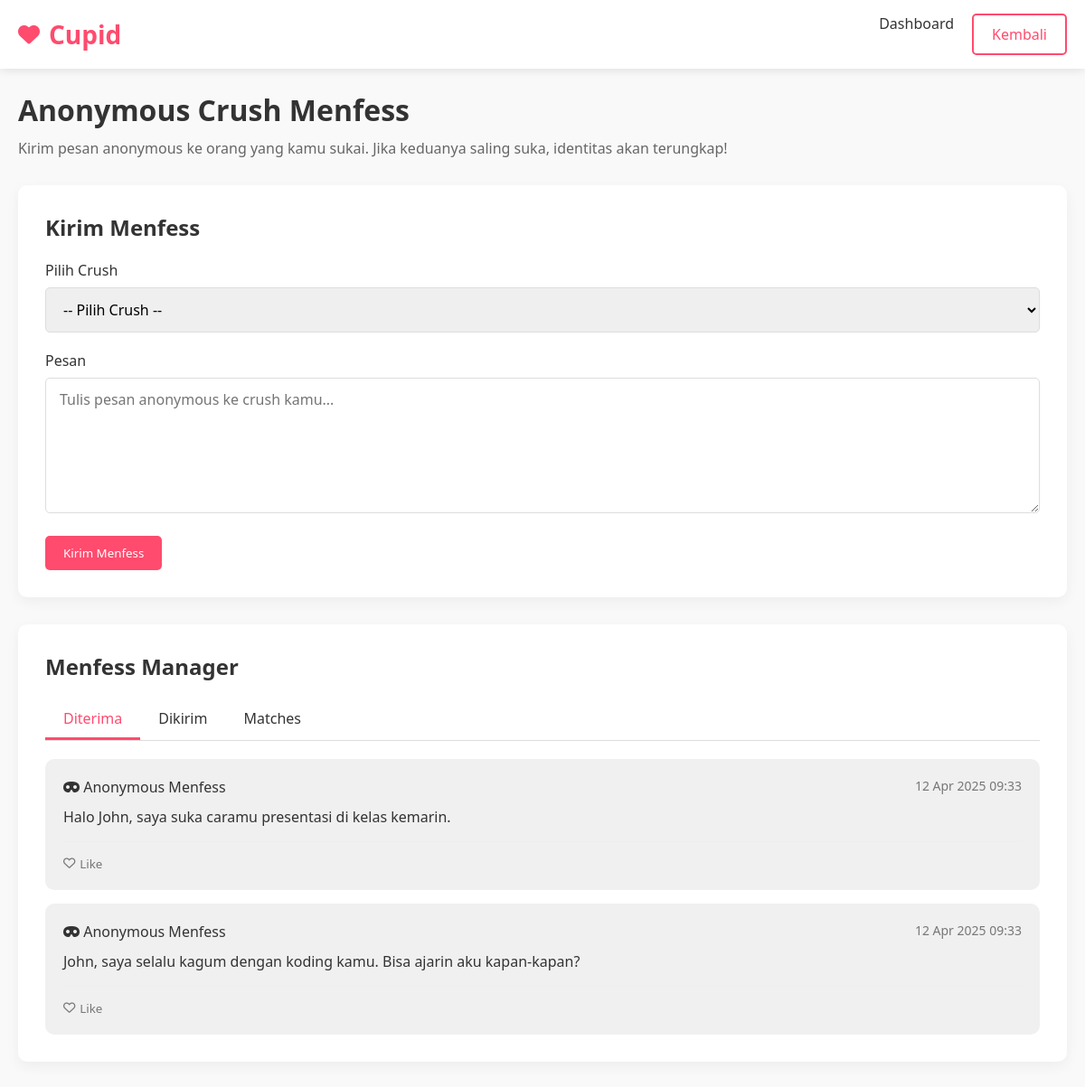
/menfess.php (signed in), run on the app's committed database.
### tables this page shows
CREATE TABLE IF NOT EXISTS menfess (
    id INT AUTO_INCREMENT PRIMARY KEY,
    sender_id INT NOT NULL,
    receiver_id INT NOT NULL,
    message TEXT NOT NULL,
    is_anonymous BOOLEAN DEFAULT TRUE,
    is_revealed BOOLEAN DEFAULT FALSE,
    created_at TIMESTAMP DEFAULT CURRENT_TIMESTAMP,
    FOREIGN KEY (sender_id) REFERENCES users(id) ON DELETE CASCADE,
    FOREIGN KEY (receiver_id) REFERENCES users(id) ON DELETE CASCADE
);

### menfess.php (the view, shortened to what this page needs)
<?php
$servername = "localhost";
$username = "root";
$password = "";
$dbname = "cupid_db";
$conn = new mysqli($servername, $username, $password, $dbname);
$user_id = $_SESSION['user_id'];
$received_sql = "SELECT m.*,
                (SELECT COUNT(*) FROM menfess_likes WHERE menfess_id = m.id) as like_count,
                (SELECT COUNT(*) FROM menfess_likes WHERE menfess_id = m.id AND user_id = ?) as user_liked
                FROM menfess m
                WHERE m.receiver_id = ?
                ORDER BY m.created_at DESC";
$received_stmt = $conn->prepare($received_sql);
$received_stmt->bind_param("ii", $user_id, $user_id);
$received_stmt->execute();
$received_result = $received_stmt->get_result();
$received_menfess = [];
while ($row = $received_result->fetch_assoc()) {
    $received_menfess[] = $row;
}
?>
<!DOCTYPE html>
<html lang="id">
<head>
    <link href="https://cdnjs.cloudflare.com/ajax/libs/font-awesome/6.0.0-beta3/css/all.min.css" rel="stylesheet">
</head>
<body>
    <header>
        <div class="container">
            <div class="header-content">
                <a href="cupid.php" class="logo">
                    <i class="fas fa-heart"></i> Cupid
                </a>
                <nav>
                    <ul>
                        <li><a href="dashboard.php">Dashboard</a></li>
                        <li>
                            <a href="dashboard.php?page=menfess" class="btn btn-outline">Kembali</a>
                        </li>
                    </ul>
                </nav>
            </div>
        </div>
    </header>
    <section class="menfess-container">
        <div class="container">
            <div class="page-header">
                <h1>Anonymous Crush Menfess</h1>
                <p>Kirim pesan anonymous ke orang yang kamu sukai. Jika keduanya saling suka, identitas akan terungkap!</p>
            </div>
            <div class="card">
                <div class="card-header">
                    <h2>Kirim Menfess</h2>
                </div>
                <form method="post">
                    <div class="form-group">
                        <label for="crush_id">Pilih Crush</label>
                        <select id="crush_id" name="crush_id" required>
                            <option value="">-- Pilih Crush --</option>
                        </select>
                    </div>
                    <div class="form-group">
                        <label for="content">Pesan</label>
                        <textarea id="content" name="content" placeholder="Tulis pesan anonymous ke crush kamu..." required></textarea>
                    </div>
                    <button type="submit" name="submit_menfess" class="btn">Kirim Menfess</button>
                </form>
            </div>
            <div class="card">
                <div class="card-header">
                    <h2>Menfess Manager</h2>
                </div>
                <div class="tabs">
                    <div class="tab active" data-tab="received">Diterima</div>
                    <div class="tab" data-tab="sent">Dikirim</div>
                    <div class="tab" data-tab="matches">Matches</div>
                </div>
                <div class="tab-content active" id="received">
                    <?php if (empty($received_menfess)): ?>
                    <div class="empty-state">
                        <i class="fas fa-inbox"></i>
                        <h3>Belum Ada Menfess</h3>
                        <p>Belum ada yang mengirimkan menfess kepadamu.</p>
                    </div>
                    <?php else: ?>
                    <div class="menfess-list">
                        <?php foreach ($received_menfess as $menfess): ?>
                        <div class="menfess-card received">
                            <div class="menfess-header">
                                <div class="menfess-from">
                                    <?php if ($menfess['is_revealed']): ?>
                                        <i class="fas fa-user"></i> Dari: <?php echo htmlspecialchars(getSenderName($conn, $menfess['sender_id'])); ?>
                                    <?php else: ?>
                                        <i class="fas fa-mask"></i> Anonymous Menfess
                                    <?php endif; ?>
                                </div>
                                <div class="menfess-time">
                                    <?php echo date('d M Y H:i', strtotime($menfess['created_at'])); ?>
                                </div>
                            </div>
                            <div class="menfess-content">
                                <?php echo nl2br(htmlspecialchars($menfess['message'])); ?>
                            </div>
                            <div class="menfess-actions">
                                <form method="post">
                                    <button type="submit" name="like_menfess" class="menfess-like <?php echo $menfess['user_liked'] ? 'liked' : ''; ?>" style="background: none; border: none;">
                                        <i class="<?php echo $menfess['user_liked'] ? 'fas' : 'far'; ?> fa-heart"></i>
                                        <?php echo $menfess['user_liked'] ? 'Liked' : 'Like'; ?>
                                    </button>
                                </form>
                            </div>
                        </div>
                        <?php endforeach; ?>
                    </div>
                    <?php endif; ?>
                </div>
            </div>
        </div>
    </section>
</body>
</html>

### menfess.php (style rules this page uses)
:root { --primary: #ff4b6e; --secondary: #ffd9e0; --dark: #333333; --light: #ffffff; --accent: #ff8fa3; }
* { margin: 0; padding: 0; box-sizing: border-box; font-family: 'Segoe UI', Tahoma, Geneva, Verdana, sans-serif; }
body { background-color: #f9f9f9; color: var(--dark); }
.container { width: 100%; max-width: 1200px; margin: 0 auto; padding: 0 20px; }
header { background-color: var(--light); box-shadow: 0 2px 10px rgba(0, 0, 0, 0.1); position: fixed; width: 100%; top: 0; z-index: 100; }
.header-content { display: flex; justify-content: space-between; align-items: center; padding: 15px 0; }
.logo { font-size: 28px; font-weight: bold; color: var(--primary); text-decoration: none; display: flex; align-items: center; }
.logo i { margin-right: 10px; font-size: 24px; }
nav ul { display: flex; list-style: none; }
nav ul li { margin-left: 20px; }
nav ul li a { text-decoration: none; color: var(--dark); font-weight: 500; transition: color 0.3s; }
.btn { display: inline-block; padding: 10px 20px; background-color: var(--primary); color: var(--light); border: none; border-radius: 5px; cursor: pointer; text-decoration: none; font-weight: 500; transition: background-color 0.3s; }
.btn-outline { background-color: transparent; border: 2px solid var(--primary); color: var(--primary); }
.menfess-container { padding-top: 100px; padding-bottom: 50px; }
.page-header { margin-bottom: 30px; }
.page-header h1 { font-size: 32px; margin-bottom: 10px; }
.page-header p { color: #666; font-size: 16px; }
.card { background-color: var(--light); border-radius: 10px; box-shadow: 0 5px 15px rgba(0, 0, 0, 0.05); padding: 30px; margin-bottom: 30px; }
.card-header { margin-bottom: 20px; }
.card-header h2 { font-size: 24px; color: var(--dark); }
.form-group { margin-bottom: 20px; }
.form-group label { display: block; margin-bottom: 8px; font-weight: 500; }
.form-group select, .form-group textarea { width: 100%; padding: 12px 15px; border: 1px solid #ddd; border-radius: 5px; font-size: 16px; }
.form-group textarea { height: 150px; resize: vertical; }
.tabs { display: flex; border-bottom: 1px solid #ddd; margin-bottom: 20px; }
.tab { padding: 10px 20px; cursor: pointer; border-bottom: 3px solid transparent; transition: all 0.3s; }
.tab.active { border-color: var(--primary); color: var(--primary); font-weight: 500; }
.tab-content { display: none; }
.tab-content.active { display: block; }
.menfess-list { display: flex; flex-direction: column; gap: 15px; }
.menfess-card { background-color: #f8f8f8; border-radius: 10px; padding: 20px; position: relative; }
.menfess-card.received { background-color: #f0f0f0; }
.menfess-header { display: flex; justify-content: space-between; margin-bottom: 10px; }
.menfess-from { font-weight: 500; }
.menfess-time { font-size: 14px; color: #777; }
.menfess-content { margin-bottom: 15px; line-height: 1.5; }
.menfess-actions { display: flex; justify-content: space-between; align-items: center; border-top: 1px solid #eee; padding-top: 15px; }
.menfess-like { display: flex; align-items: center; gap: 5px; cursor: pointer; color: #777; }

### data on the page
menfess: is_revealed 0 (drawn), created_at "12 Apr 2025 09:33", message "Halo John, saya suka caramu presentasi di kelas kemarin."
menfess: is_revealed 0 (drawn), created_at "12 Apr 2025 09:33", message "John, saya selalu kagum dengan koding kamu. Bisa ajarin aku kapan-kapan?"
